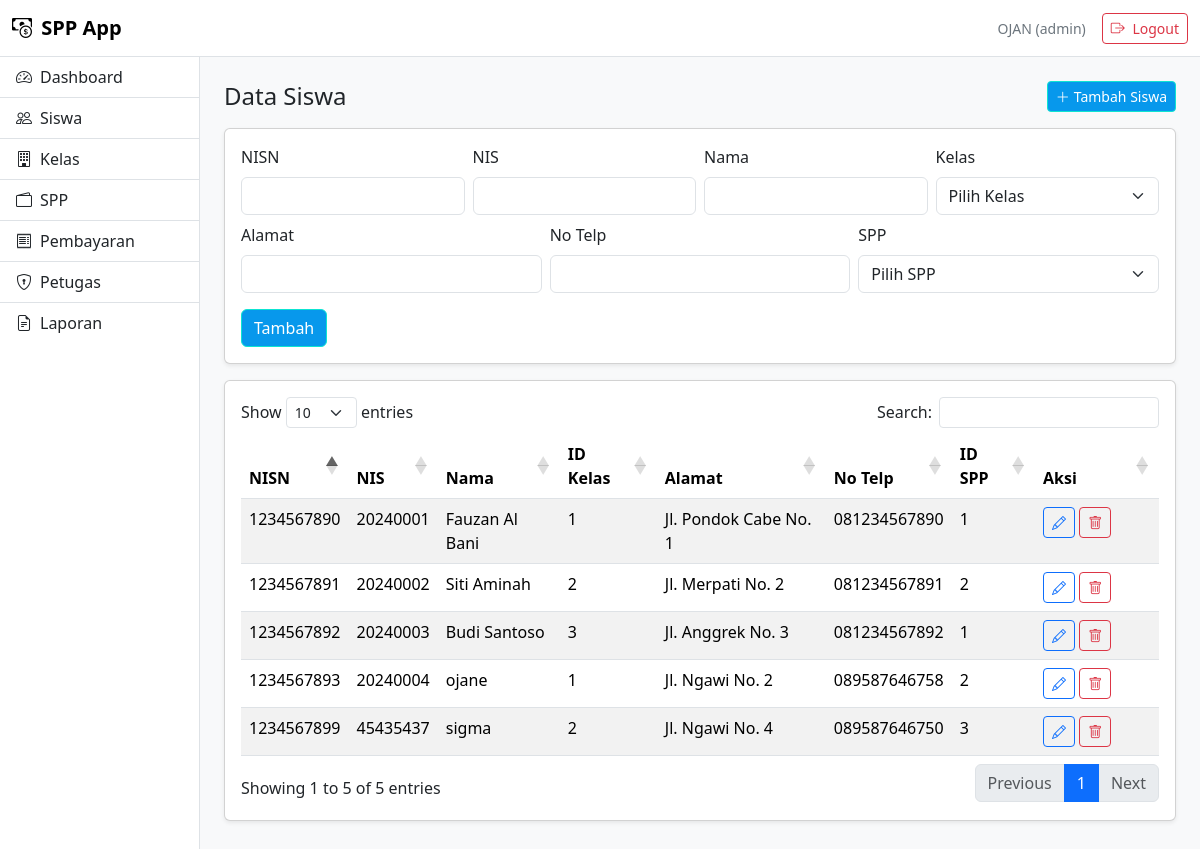
Page /index.php?page=siswa (signed in) on the committed database.
### tables this page shows
CREATE TABLE `siswa` (
  `nisn` char(10) NOT NULL,
  `nis` char(8) DEFAULT NULL,
  `nama` varchar(35) DEFAULT NULL,
  `id_kelas` int(11) DEFAULT NULL,
  `alamat` text DEFAULT NULL,
  `no_telp` varchar(13) DEFAULT NULL,
  `id_spp` int(11) DEFAULT NULL,
  `password` varchar(255) NOT NULL
);

### index.php (called while the page is built, shortened)
<?php
include "layouts/head.php";
include "layouts/navbar.php";
include "layouts/sidebar.php";
$page = $_GET['page'] ?? 'dashboard';
include "pages/$page.php";
include "layouts/footer.php";

### pages/siswa.php (the view, shortened to what this page needs)
<?php
include __DIR__."/../config/koneksi.php";
?>
<div class="d-flex justify-content-between align-items-center mb-3">
  <h4 class="mb-0">Data Siswa</h4>
  <a href="#formTambahSiswa" class="btn btn-primary btn-sm" onclick="document.getElementById('formTambahSiswa').scrollIntoView();return false;">
    <i class="bi bi-plus-lg me-1"></i>Tambah Siswa
  </a>
</div>
<?php if(isset($_GET['edit'])) { ?>
<div class="card shadow-sm mb-3" id="formEditSiswa">
  <div class="card-body">
    <form method="post">
      <input type="hidden" name="nisn_key" value="<?= htmlspecialchars($data_edit['nisn']) ?>">
      <div class="row g-2">
        <div class="col-md-3">
          <label class="form-label">NISN</label>
          <input type="text" class="form-control" value="<?= htmlspecialchars($data_edit['nisn']) ?>" disabled>
        </div>
        <div class="col-md-3">
          <label class="form-label">NIS</label>
          <input type="text" class="form-control" name="nis" value="<?= htmlspecialchars($data_edit['nis']) ?>" required>
        </div>
        <div class="col-md-3">
          <label class="form-label">Nama</label>
          <input type="text" class="form-control" name="nama" value="<?= htmlspecialchars($data_edit['nama']) ?>" required>
        </div>
        <div class="col-md-3">
          <label class="form-label">Kelas</label>
          <select class="form-select" name="id_kelas" required>
            <?php
            $kelas = mysqli_query($koneksi, "SELECT id_kelas, nama_kelas FROM kelas ORDER BY nama_kelas");
            while($k = mysqli_fetch_assoc($kelas)): ?>
              <option value="<?= $k['id_kelas'] ?>" <?= ($data_edit['id_kelas']==$k['id_kelas'])?'selected':''; ?>><?= htmlspecialchars($k['nama_kelas']) ?></option>
            <?php endwhile; ?>
          </select>
        </div>
        <div class="col-md-4">
          <label class="form-label">Alamat</label>
          <input type="text" class="form-control" name="alamat" value="<?= htmlspecialchars($data_edit['alamat']) ?>" required>
        </div>
        <div class="col-md-4">
          <label class="form-label">No Telp</label>
          <input type="text" class="form-control" name="no_telp" value="<?= htmlspecialchars($data_edit['no_telp']) ?>" required>
        </div>
        <div class="col-md-4">
          <label class="form-label">SPP</label>
          <select class="form-select" name="id_spp" required>
            <?php
            $spp = mysqli_query($koneksi, "SELECT id_spp, tahun, nominal FROM spp ORDER BY tahun DESC");
            while($s = mysqli_fetch_assoc($spp)): ?>
              <option value="<?= $s['id_spp'] ?>" <?= ($data_edit['id_spp']==$s['id_spp'])?'selected':''; ?>><?= htmlspecialchars($s['tahun']).' - '.htmlspecialchars($s['nominal']) ?></option>
            <?php endwhile; ?>
          </select>
        </div>
      </div>
      <div class="mt-3">
        <button type="submit" name="update" class="btn btn-primary">Update</button>
        <a class="btn btn-outline-secondary" href="/spp_app/index.php?page=siswa">Batal</a>
      </div>
    </form>
  </div>
</div>
<?php } else { ?>
<div class="card shadow-sm mb-3" id="formTambahSiswa">
  <div class="card-body">
    <form method="post">
      <div class="row g-2">
        <div class="col-md-3">
          <label class="form-label">NISN</label>
          <input type="text" class="form-control" name="nisn" required>
        </div>
        <div class="col-md-3">
          <label class="form-label">NIS</label>
          <input type="text" class="form-control" name="nis" required>
        </div>
        <div class="col-md-3">
          <label class="form-label">Nama</label>
          <input type="text" class="form-control" name="nama" required>
        </div>
        <div class="col-md-3">
          <label class="form-label">Kelas</label>
          <select class="form-select" name="id_kelas" required>
            <option value="" disabled selected>Pilih Kelas</option>
          </select>
        </div>
        <div class="col-md-4">
          <label class="form-label">Alamat</label>
          <input type="text" class="form-control" name="alamat" required>
        </div>
        <div class="col-md-4">
          <label class="form-label">No Telp</label>
          <input type="text" class="form-control" name="no_telp" required>
        </div>
        <div class="col-md-4">
          <label class="form-label">SPP</label>
          <select class="form-select" name="id_spp" required>
            <option value="" disabled selected>Pilih SPP</option>
          </select>
        </div>
      </div>
      <div class="mt-3">
        <button type="submit" name="tambah" class="btn btn-primary">Tambah</button>
      </div>
    </form>
  </div>
</div>
<?php } ?>
<div class="card shadow-sm">
  <div class="card-body">
    <table class="table table-striped datatable">
      <thead>
        <tr>
          <th>NISN</th><th>NIS</th><th>Nama</th><th>ID Kelas</th>
          <th>Alamat</th><th>No Telp</th><th>ID SPP</th><th width="90">Aksi</th>
        </tr>
      </thead>
      <tbody>
        <?php
        $q = mysqli_query($koneksi, "SELECT * FROM siswa");
        while ($d = mysqli_fetch_assoc($q)):
        ?>
        <tr>
          <td><?= htmlspecialchars($d['nisn']) ?></td>
          <td><?= htmlspecialchars($d['nis']) ?></td>
          <td><?= htmlspecialchars($d['nama']) ?></td>
          <td><?= htmlspecialchars($d['id_kelas']) ?></td>
          <td><?= htmlspecialchars($d['alamat']) ?></td>
          <td><?= htmlspecialchars($d['no_telp']) ?></td>
          <td><?= htmlspecialchars($d['id_spp']) ?></td>
          <td>
            <a class="btn btn-sm btn-outline-primary" href="/spp_app/index.php?page=siswa&edit=<?= urlencode($d['nisn']) ?>">
              <i class="bi bi-pencil"></i>
            </a>
            <a class="btn btn-sm btn-outline-danger"
               href="/spp_app/index.php?page=siswa&hapus=<?= urlencode($d['nisn']) ?>"
               onclick="return confirm('Hapus data ini?')">
              <i class="bi bi-trash"></i>
            </a>
          </td>
        </tr>
        <?php endwhile; ?>
      </tbody>
    </table>
  </div>
</div>

### assets/css/style.css (style rules this page uses)
.btn-primary { background:#0798ec; border-color:#0ee4d2; }

### rows in the picture
siswa: nisn "1234567890", nis "20240001", nama "Fauzan Al Bani", id_kelas "1", alamat "Jl. Pondok Cabe No. 1", no_telp "081234567890", id_spp "1"
siswa: nisn "1234567891", nis "20240002", nama "Siti Aminah", id_kelas "2", alamat "Jl. Merpati No. 2", no_telp "081234567891", id_spp "2"
siswa: nisn "1234567892", nis "20240003", nama "Budi Santoso", id_kelas "3", alamat "Jl. Anggrek No. 3", no_telp "081234567892", id_spp "1"
siswa: nisn "1234567893", nis "20240004", nama "ojane", id_kelas "1", alamat "Jl. Ngawi No. 2", no_telp "089587646758", id_spp "2"
siswa: nisn "1234567899", nis "45435437", nama "sigma", id_kelas "2", alamat "Jl. Ngawi No. 4", no_telp "089587646750", id_spp "3"

### other values in the picture
$_SESSION['nama_petugas'] "OJAN"
$_SESSION['level'] "admin"
